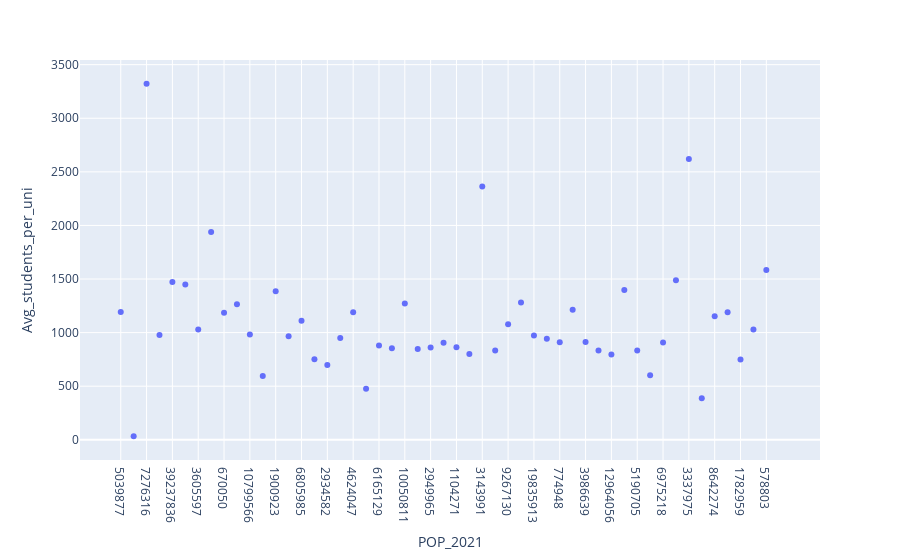

The notebook cell this image was saved under:
### Code cell
fig = px.scatter(new_df, x="POP_2021", y="Avg_students_per_uni",hover_name="NAME")
fig.show()

### Figure 1 — Plotly figure (JSON) as saved in the notebook; plotly's stock layout.template omitted (floating-point values rounded to 4 significant figures)
{"data": [{"hovertemplate": "<b>%{hovertext}</b><br><br>POP_2021=%{x}<br>Avg_students_per_uni=%{y}<extra></extra>", "hovertext": ["Alabama", "Alaska", "Arizona", "Arkansas", "California", "Colorado", "Connecticut", "Delaware", "District of Columbia", "Florida", "Georgia", "Hawaii", "Idaho", "Illinois", "Indiana", "Iowa", "Kansas", "Kentucky", "Louisiana", "Maine", "Maryland", "Massachusetts", "Michigan", "Minnesota", "Mississippi", "Missouri", "Montana", "Nebraska", "Nevada", "New Hampshire", "New Jersey", "New Mexico", "New York", "North Carolina", "North Dakota", "Ohio", "Oklahoma", "Oregon", "Pennsylvania", "Rhode Island", "South Carolina", "South Dakota", "Tennessee", "Texas", "Utah", "Vermont", "Virginia", "Washington", "West Virginia", "Wisconsin", "Wyoming", "Puerto Rico"], "legendgroup": "", "marker": {"color": "#636efa", "symbol": "circle"}, "mode": "markers", "name": "", "orientation": "v", "showlegend": false, "type": "scatter", "x": ["5039877", "732673", "7276316", "3025891", "39237836", "5812069", "3605597", "1003384", "670050", "21781128", "10799566", "1441553", "1900923", "12671469", "6805985", "3193079", "2934582", "4509394", "4624047", "1372247", "6165129", "6984723", "10050811", "5707390", "2949965", "6168187", "1104271", "1963692", "3143991", "1388992", "9267130", "2115877", "19835913", "10551162", "774948", "11780017", "3986639", "4246155", "12964056", "1095610", "5190705", "895376", "6975218", "29527941", "3337975", "645570", "8642274", "7738692", "1782959", "5895908", "578803", "3263584"], "xaxis": "x", "y": [1192.0, 33.0, 3322.0, 977.0, 1473.0, 1448.0, 1029.0, 1939.0, 1185.0, 1264.0, 982.0, 594.0, 1387.0, 966.0, 1111.0, 751.0, 698.0, 950.0, 1191.0, 477.0, 879.0, 855.0, 1272.0, 846.0, 862.0, 905.0, 864.0, 801.0, 2363.0, 832.0, 1079.0, 1281.0, 974.0, 943.0, 909.0, 1214.0, 913.0, 832.0, 795.0, 1398.0, 832.0, 602.0, 908.0, 1488.0, 2619.0, 387.0, 1152.0, 1189.0, 749.0, 1030.0, 1584.0, NaN], "yaxis": "y"}], "layout": {"legend": {"tracegroupgap": 0}, "margin": {"t": 60}, "xaxis": {"anchor": "y", "domain": [0, 1], "title": {"text": "POP_2021"}}, "yaxis": {"anchor": "x", "domain": [0, 1], "title": {"text": "Avg_students_per_uni"}}}}
